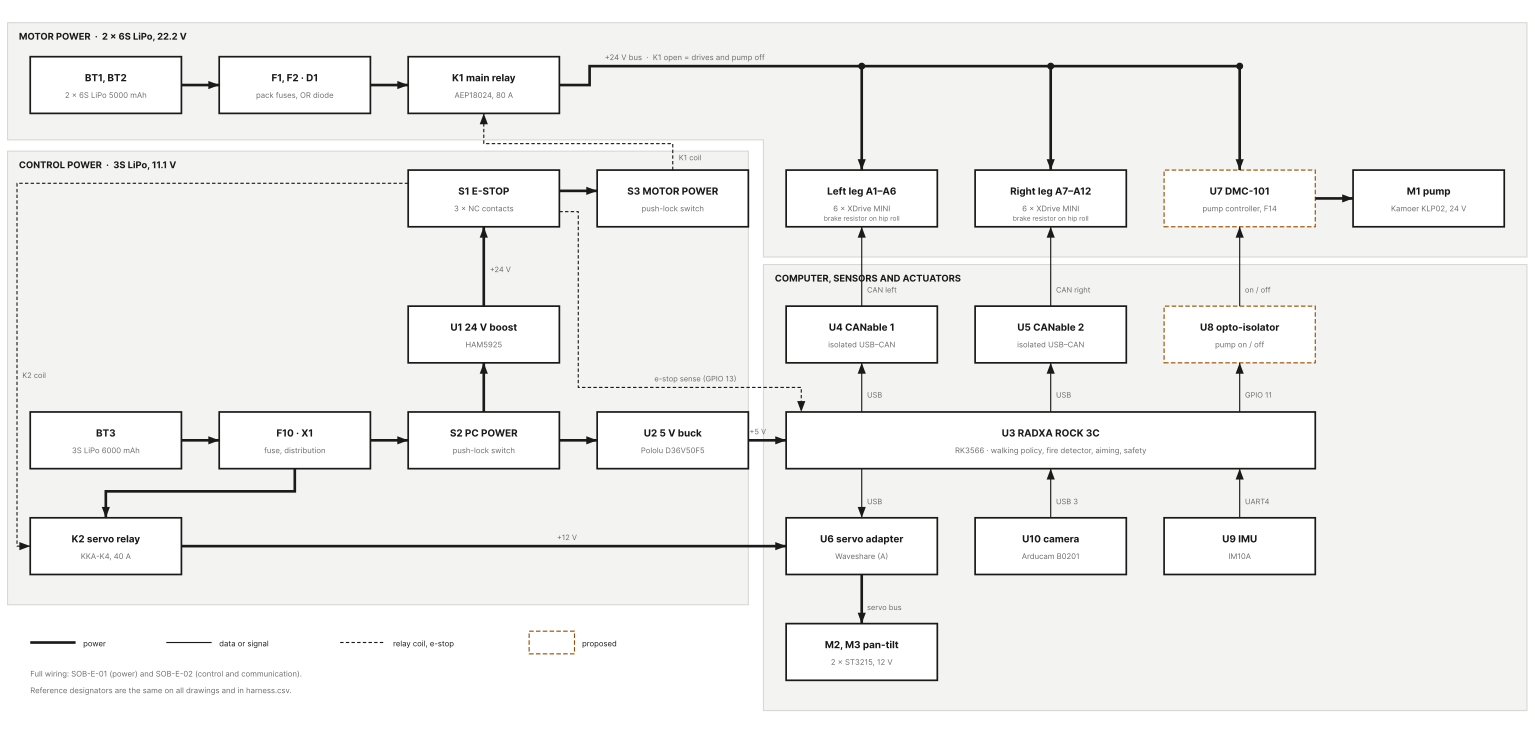

Reproduce this figure in Python.
"""System overview: one block per part group, power and signal paths. Not a schematic: see sheets 1 and 2."""
from matplotlib.patches import Polygon, Rectangle

from sheetlib import GREY, INK, LW, MM, PROPOSED, Sheet

CW, BW, BH = 50, 40, 15                     # column pitch, box width, box height (mm)
COL = [8 + i * CW for i in range(8)]
ROW = [170, 140, 104, 76, 48, 20]
PANEL = "#f3f3f1"


def box(s, c, r, title, sub, proposed=False, wide=1, tall=1):
    x, y = COL[c], ROW[r] - (tall - 1) * 30
    w, h = BW + (wide - 1) * CW, BH + (tall - 1) * 30
    s.rect(x, y, w, h, lw=0.45 if not proposed else LW, fc="white", ec=PROPOSED if proposed else INK,
           ls=(0, (4, 2)) if proposed else "-", z=2)
    s.text(x + w / 2, y + h / 2 + 1.0, title, size=7.4, ha="center", weight="bold")
    s.text(x + w / 2, y + h / 2 - 3.4, sub, size=5.8, ha="center", color=GREY)
    return x, y, w, h


def mid(b, side):
    x, y, w, h = b
    return {"left": (x, y + h / 2), "right": (x + w, y + h / 2), "top": (x + w / 2, y + h),
            "bottom": (x + w / 2, y)}[side]


def draw(out):
    s = Sheet(406, 200)
    ax = s.ax
    # panels
    ax.add_patch(Polygon([(2, 194), (404, 194), (404, 132), (202, 132), (202, 163), (2, 163)], closed=True,
                         fc=PANEL, ec="#d8d8d4", lw=0.3 * MM, zorder=0))
    ax.add_patch(Rectangle((2, 40), 196, 120, fc=PANEL, ec="#d8d8d4", lw=0.3 * MM, zorder=0))
    ax.add_patch(Rectangle((202, 12), 202, 118, fc=PANEL, ec="#d8d8d4", lw=0.3 * MM, zorder=0))
    s.text(5, 189.5, "MOTOR POWER  ·  2 × 6S LiPo, 22.2 V", size=7.0, weight="bold")
    s.text(5, 155.5, "CONTROL POWER  ·  3S LiPo, 11.1 V", size=7.0, weight="bold")
    s.text(205, 125.5, "COMPUTER, SENSORS AND ACTUATORS", size=7.0, weight="bold")

    packs = box(s, 0, 0, "BT1, BT2", "2 × 6S LiPo 5000 mAh")
    diode = box(s, 1, 0, "F1, F2 · D1", "pack fuses, OR diode")
    k1 = box(s, 2, 0, "K1 main relay", "AEP18024, 80 A")
    legl = box(s, 4, 1, "Left leg A1–A6", "6 × XDrive MINI")
    legr = box(s, 5, 1, "Right leg A7–A12", "6 × XDrive MINI")
    pumpc = box(s, 6, 1, "U7 DMC-101", "pump controller, F14", proposed=True)
    pump = box(s, 7, 1, "M1 pump", "Kamoer KLP02, 24 V")

    bt3 = box(s, 0, 3, "BT3", "3S LiPo 6000 mAh")
    x1 = box(s, 1, 3, "F10 · X1", "fuse, distribution")
    s2 = box(s, 2, 3, "S2 PC POWER", "push-lock switch")
    buck = box(s, 3, 3, "U2 5 V buck", "Pololu D36V50F5")
    boost = box(s, 2, 2, "U1 24 V boost", "HAM5925")
    s1 = box(s, 2, 1, "S1 E-STOP", "3 × NC contacts")
    s3 = box(s, 3, 1, "S3 MOTOR POWER", "push-lock switch")
    k2 = box(s, 0, 4, "K2 servo relay", "KKA-K4, 40 A")

    can1 = box(s, 4, 2, "U4 CANable 1", "isolated USB–CAN")
    can2 = box(s, 5, 2, "U5 CANable 2", "isolated USB–CAN")
    opto = box(s, 6, 2, "U8 opto-isolator", "pump on / off", proposed=True)
    rock = box(s, 4, 3, "U3 RADXA ROCK 3C", "RK3566 · walking policy, fire detector, aiming, safety", wide=3)
    servoa = box(s, 4, 4, "U6 servo adapter", "Waveshare (A)")
    cam = box(s, 5, 4, "U10 camera", "Arducam B0201")
    imu = box(s, 6, 4, "U9 IMU", "IM10A")
    servos = box(s, 4, 5, "M2, M3 pan-tilt", "2 × ST3215, 12 V")

    P = 0.70                                     # power line width (mm)

    def link(a, b, lw=LW, ls="-", arrow=None, label=None, lpos=None, ha="left"):
        s.wire(*([a] + ([lpos] if False else []) + [b]), lw=lw, ls=ls)
        if arrow:
            s.arrow(b[0], b[1], arrow)

    def path(pts, lw=LW, ls="-", arrow=None):
        s.wire(*pts, lw=lw, ls=ls)
        if arrow:
            s.arrow(pts[-1][0], pts[-1][1], arrow)

    # motor power
    path([mid(packs, "right"), mid(diode, "left")], lw=P, arrow="right")
    path([mid(diode, "right"), mid(k1, "left")], lw=P, arrow="right")
    yb = 182.5
    path([mid(k1, "right"), (156, mid(k1, "right")[1]), (156, yb), (mid(pumpc, "top")[0], yb)], lw=P)
    for b in (legl, legr, pumpc):
        s.dot(mid(b, "top")[0], yb)
        path([(mid(b, "top")[0], yb), mid(b, "top")], lw=P, arrow="down")
    s.text(160, yb + 1.6, "+24 V bus  ·  K1 open = drives and pump off", size=5.8, color=GREY)
    path([mid(pumpc, "right"), mid(pump, "left")], lw=P, arrow="right")
    s.text(COL[4] + BW / 2, ROW[1] + 1.6, "brake resistor on hip roll", size=5.0, ha="center", color=GREY)
    s.text(COL[5] + BW / 2, ROW[1] + 1.6, "brake resistor on hip roll", size=5.0, ha="center", color=GREY)

    # control power
    path([mid(bt3, "right"), mid(x1, "left")], lw=P, arrow="right")
    path([mid(x1, "right"), mid(s2, "left")], lw=P, arrow="right")
    path([mid(s2, "right"), mid(buck, "left")], lw=P, arrow="right")
    path([mid(buck, "right"), mid(rock, "left")], lw=P, arrow="right")
    s.text(200.5, mid(buck, "right")[1] + 1.6, "+5 V", size=5.6, ha="center", color=GREY)
    path([mid(s2, "top"), mid(boost, "bottom")], lw=P, arrow="up")
    path([mid(boost, "top"), mid(s1, "bottom")], lw=P, arrow="up")
    s.text(mid(s1, "bottom")[0] + 1.6, 128.0, "+24 V", size=5.6, color=GREY)
    path([(COL[2] + BW, ROW[1] + 9.5), (COL[3], ROW[1] + 9.5)], lw=P, arrow="right")
    xk = mid(s3, "top")[0]
    path([mid(s3, "top"), (xk, 162), (mid(k1, "bottom")[0], 162), mid(k1, "bottom")], ls=(0, (3, 2)), arrow="up")
    s.text(xk + 1.6, 157.6, "K1 coil", size=5.6, color=GREY)
    path([mid(x1, "bottom"), (mid(x1, "bottom")[0], 70), (mid(k2, "top")[0], 70), mid(k2, "top")], lw=P,
         arrow="down")
    path([mid(k2, "right"), mid(servoa, "left")], lw=P, arrow="right")
    s.text(150, mid(k2, "right")[1] + 1.6, "+12 V", size=5.6, ha="center", color=GREY)
    xs = 4.5
    path([(COL[2], ROW[1] + 11.5), (xs, ROW[1] + 11.5), (xs, mid(k2, "left")[1]), mid(k2, "left")],
         ls=(0, (3, 2)), arrow="right")
    s.text(xs + 1.4, 100, "K2 coil", size=5.6, color=GREY)
    ysen, xsen = 97.5, COL[3] - 5
    path([(COL[2] + BW, ROW[1] + 4.0), (xsen, ROW[1] + 4.0), (xsen, ysen), (212, ysen), (212, ROW[3] + BH)],
         ls=(0, (3, 2)), arrow="down")
    s.text(184, ysen + 1.6, "e-stop sense (GPIO 13)", size=5.6, ha="center", color=GREY)

    # computer and signals
    for b, lab in ((can1, "USB"), (can2, "USB"), (opto, "GPIO 11")):
        x = mid(b, "bottom")[0]
        path([(x, ROW[3] + BH), (x, ROW[2])], arrow="up")
        s.text(x + 1.4, ROW[3] + BH + 3.8, lab, size=5.6, color=GREY)
    for b, lab in ((can1, "CAN left"), (can2, "CAN right"), (opto, "on / off")):
        x = mid(b, "top")[0]
        path([(x, ROW[2] + BH), (x, ROW[1])], arrow="up")
        s.text(x + 1.4, ROW[2] + BH + 3.6, lab, size=5.6, color=GREY)
    for b, lab, d in ((servoa, "USB", "down"), (cam, "USB 3", "up"), (imu, "UART4", "up")):
        x = mid(b, "top")[0]
        if d == "down":
            path([(x, ROW[3]), (x, ROW[4] + BH)], arrow="down")
        else:
            path([(x, ROW[4] + BH), (x, ROW[3])], arrow="up")
        s.text(x + 1.4, ROW[4] + BH + 3.6, lab, size=5.6, color=GREY)
    path([mid(servoa, "bottom"), mid(servos, "top")], lw=P, arrow="down")
    s.text(mid(servoa, "bottom")[0] + 1.4, ROW[5] + BH + 3.6, "servo bus", size=5.6, color=GREY)

    # legend
    lx, ly = 8, 30
    s.line([(lx, ly), (lx + 12, ly)], lw=P)
    s.text(lx + 14, ly - 1.0, "power", size=5.8)
    s.line([(lx + 36, ly), (lx + 48, ly)], lw=LW)
    s.text(lx + 50, ly - 1.0, "data or signal", size=5.8)
    s.line([(lx + 82, ly), (lx + 94, ly)], lw=LW, ls=(0, (3, 2)))
    s.text(lx + 96, ly - 1.0, "relay coil, e-stop", size=5.8)
    s.rect(lx + 132, ly - 3, 12, 6, lw=LW, ec=PROPOSED, ls=(0, (4, 2)))
    s.text(lx + 146, ly - 1.0, "proposed", size=5.8)
    s.text(lx, ly - 9.0, "Full wiring: SOB-E-01 (power) and SOB-E-02 (control and communication).", size=5.8,
           color=GREY)
    s.text(lx, ly - 13.4, "Reference designators are the same on all drawings and in harness.csv.", size=5.8,
           color=GREY)
    s.save(out)


if __name__ == "__main__":
    import sys
    draw(sys.argv[1])
